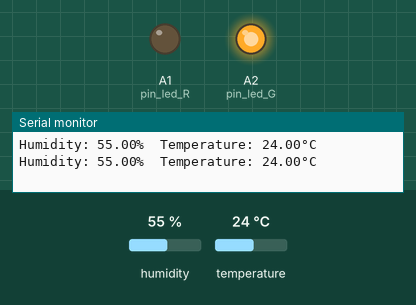
Recording of a sketch running on a simulated Arduino Uno, built with avr-gcc and run on an emulated ATmega328P. Shown: output pins drawn as LEDs (lit = HIGH), the last lines printed to the serial monitor. The test bench sets the inputs (shaded band); at power-on: temperature 24 °C, humidity 55 %.

Above: at 2.8 s.
2.9 s: temperature set to 28 °C
At 5.2 s:
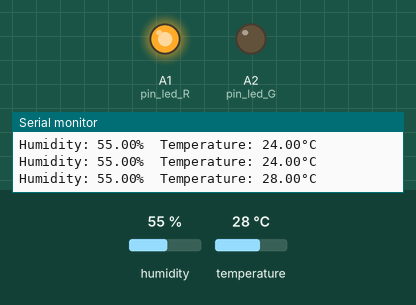
5.6 s: temperature set to 12 °C
At 6.7 s:
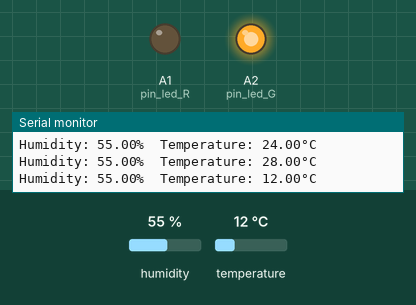
8.3 s: temperature set to 33 °C
At 11.5 s:
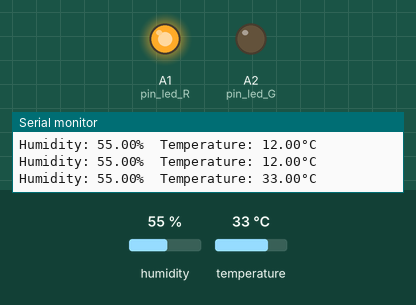
Timing chart, 0 to 13.0 s (numbered marks = the images above; inputs shaded):
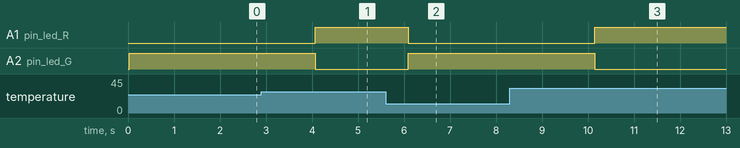

The sketch:

temp1.ino
```cpp
#include <DHT.h>  // นำเข้าไลบรารี DHT สำหรับเซ็นเซอร์ DHT11

#define DHTPIN A3       // ขา pin ที่เชื่อมต่อกับเซ็นเซอร์ DHT11
#define DHTTYPE DHT11   // ประเภทของเซ็นเซอร์ DHT11

DHT dht(DHTPIN, DHTTYPE);  // สร้างออบเจกต์ dht สำหรับเซ็นเซอร์ DHT11

int pin_led_R = A1;  // LED สีแดง
int pin_led_G = A2;  // LED สีเขียว

void setup() {
  Serial.begin(9600);        // เริ่มต้นการสื่อสาร Serial ที่ความเร็ว 9600 bps
  dht.begin();               // เริ่มต้นการใช้งานเซ็นเซอร์ DHT11
  pinMode(pin_led_R, OUTPUT); // ตั้งค่าพอร์ต LED สีแดงเป็น OUTPUT
  pinMode(pin_led_G, OUTPUT); // ตั้งค่าพอร์ต LED สีเขียวเป็น OUTPUT
}

void loop() {
  // อ่านค่าความชื้นและอุณหภูมิจากเซ็นเซอร์ DHT11
  float humidity = dht.readHumidity();      // ค่าความชื้น
  float temperature = dht.readTemperature(); // ค่าอุณหภูมิ

  // ตรวจสอบว่าเซ็นเซอร์อ่านค่าผิดหรือไม่
  if (isnan(humidity) || isnan(temperature)) {
    Serial.println(F("Failed to read from DHT11 sensor!"));
    return;  // ถ้าอ่านค่าไม่ได้ให้หยุดการทำงานใน loop นี้
  }

  // แสดงผลค่าความชื้นและอุณหภูมิจากเซ็นเซอร์ DHT11
  Serial.print(F("Humidity: "));
  Serial.print(humidity);
  Serial.print(F("%  Temperature: "));
  Serial.print(temperature);
  Serial.println(F("°C"));

  // ควบคุมไฟ LED ตามค่าอุณหภูมิที่ได้
  if (temperature >= 27) {
    // ถ้าอุณหภูมิ 40 องศาขึ้นไป ให้เปิดไฟแดง
    digitalWrite(pin_led_R, HIGH);
    digitalWrite(pin_led_G, LOW); // ปิดไฟเขียว
  } else if (temperature <= 26) {
    // ถ้าอุณหภูมิ 25 องศาลงไป ให้เปิดไฟเขียว
    digitalWrite(pin_led_R, LOW); // ปิดไฟแดง
    digitalWrite(pin_led_G, HIGH); // เปิดไฟเขียว
  } else {
    // ถ้าอุณหภูมิอยู่ระหว่าง 25 ถึง 40 องศา ให้ปิดทั้งสองไฟ
    digitalWrite(pin_led_R, LOW);
    digitalWrite(pin_led_G, LOW);
  }

  delay(2000); // หน่วงเวลา 2 วินาทีก่อนเริ่มอ่านค่าครั้งถัดไป
}
```

Measured:
- the behaviour switches between 26 and 27 °C on temperature (found by bisection; images 0 and 1)
- after the input at 2.9 s, A1 (pin_led_R): LOW → HIGH after 1.2 s; A2 (pin_led_G): HIGH → LOW after 1.2 s
- after the input at 5.6 s, A1 (pin_led_R): HIGH → LOW after 0.50 s; A2 (pin_led_G): LOW → HIGH after 0.50 s
- after the input at 8.3 s, A1 (pin_led_R): LOW → HIGH after 1.8 s; A2 (pin_led_G): HIGH → LOW after 1.8 s
